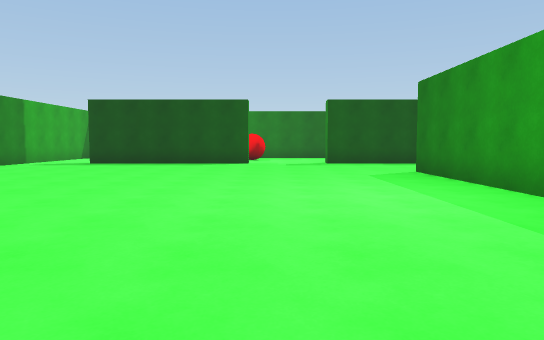
[1] (above)

19 first-person views from a walk through a scene from a Unity 3-D project. The camera is 1.3 m above the floor, tilts 4° down and sees 70° across. The floor is counted in squares, 2 m on a side. Each view is taken from the middle of a square. On the plan, view 1 faces up. The plan holds only what a view shows up to about 11 squares ahead; the rest is blank. The player character is not drawn.

[2]
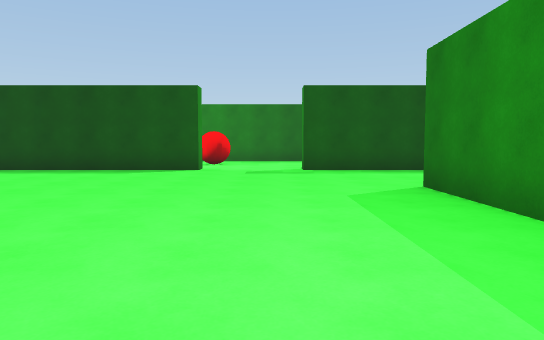

[3]
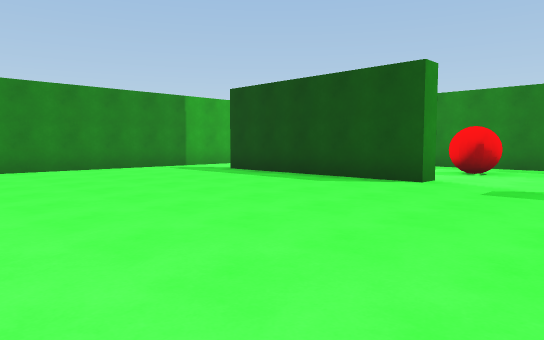

[4]
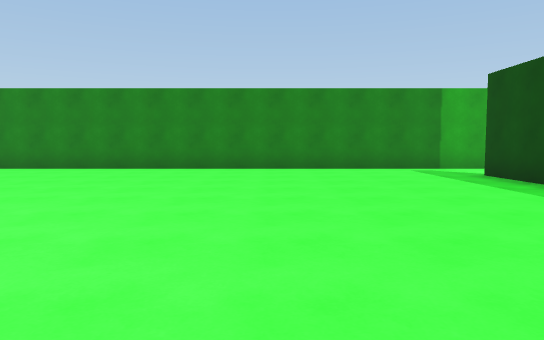

[5]
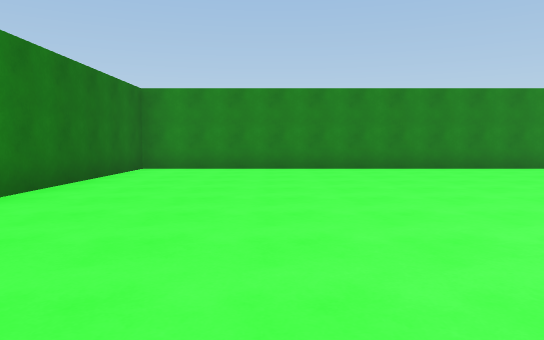

[6]
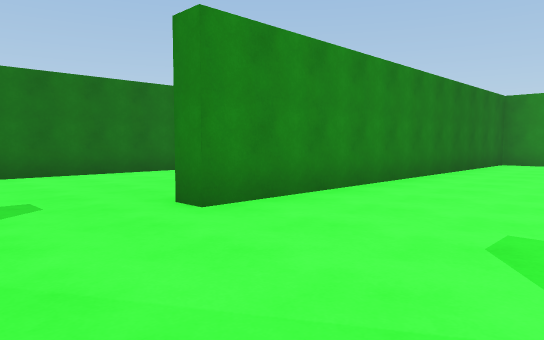

[7]
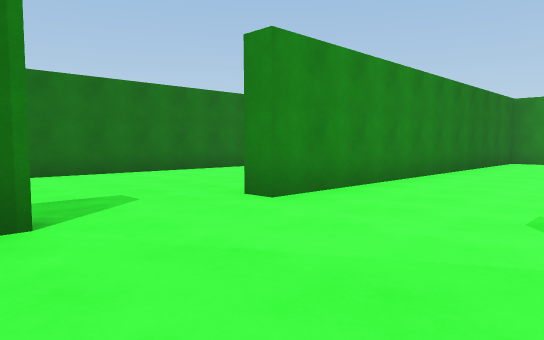

[8]
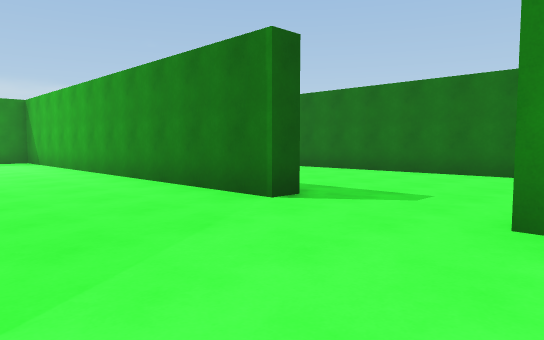

[9]
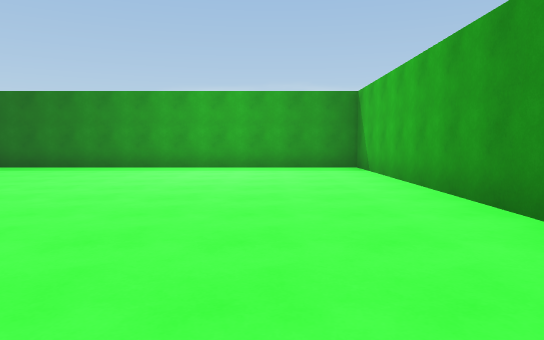

[10]
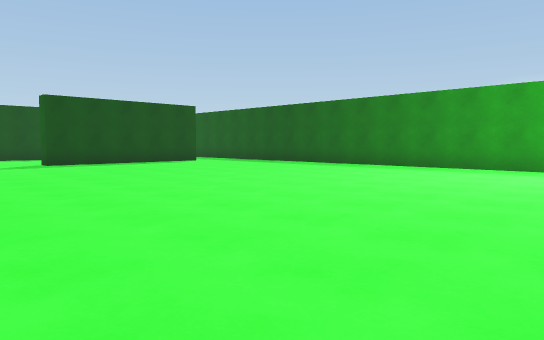

[11]
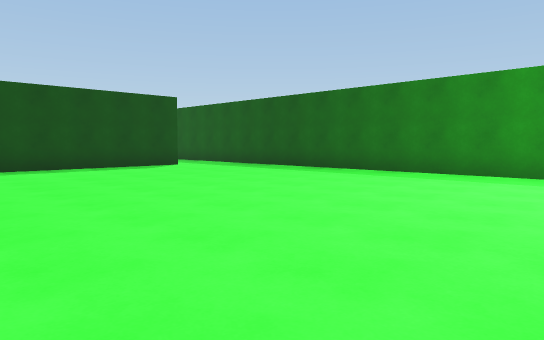

[12]
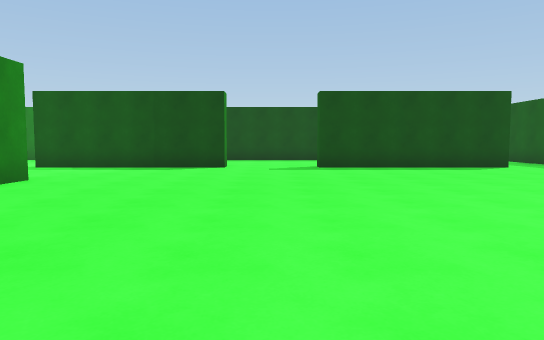

[13]
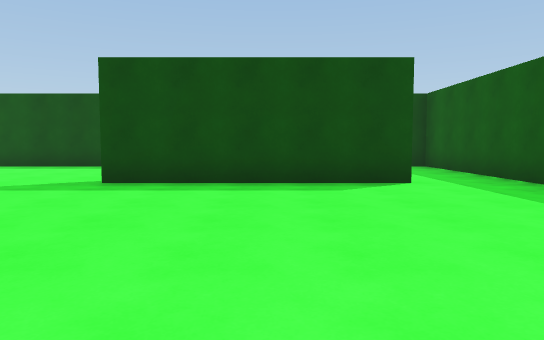

[14]
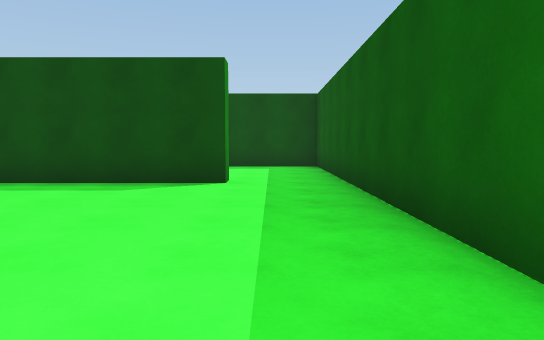

[15]
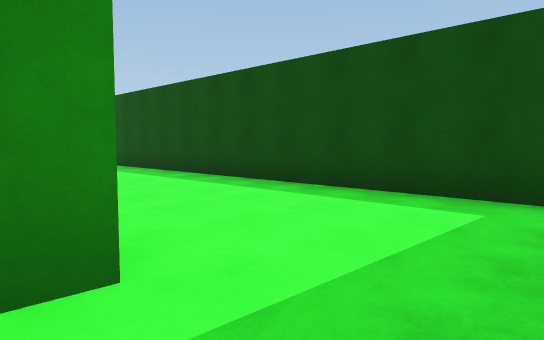

[16]
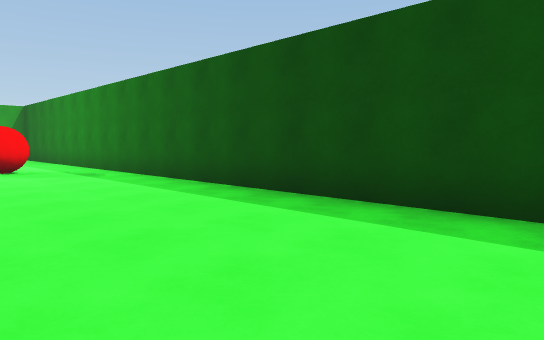

[17]
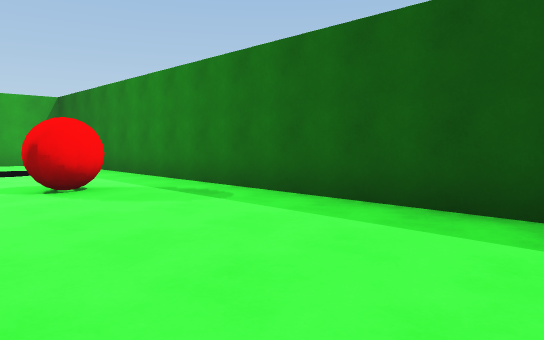

[18]
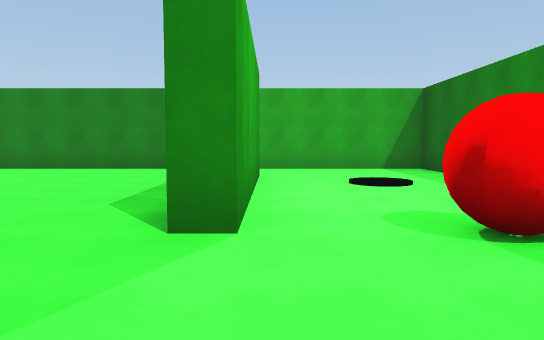

[19]
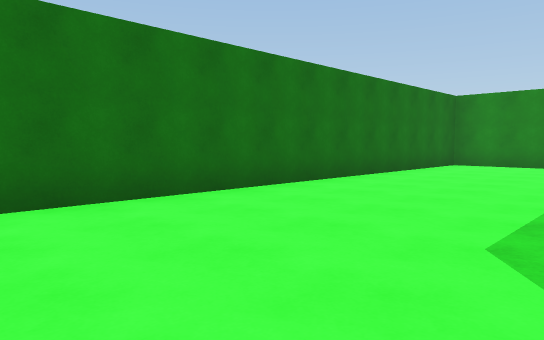

### Floor plan
Points are (right, up) in squares from view 1. A wall is a line through its corners. A room is listed if a view was taken in it or the views show most of it. See-through windows are left out.
Room 1 (views 1, 2, 3, 4, 5, 6, 7, 8, 9, 10, 11, 12, 13, 14, 15, 16, 17, 18, 19)
walls: (3.3, 4.6) (3.3, 8.8); (3.8, 8.8) (3.8, 8); (5.2, -2.8) (5.2, -2.2) (16.3, -2.2) (16.3, 16.8) (-7.7, 16.8) (-7.7, -2.2) (2.7, -2.2) (2.7, -2.8); (6.8, 12.8) (6.8, 12.3) (1.8, 12.3) (1.8, 12.8); (14.3, 12.9) (14.3, 12.3) (9.2, 12.3); (-5.6, 12.8) (-0.7, 12.8) (-0.7, 12.3) (-5.8, 12.3); (-7.7, -5) (-7.7, -6.9); (-7.4, -7.2) (9.2, -7.2)
objects: red ball (-1, 15)

Positions as (right, up) in squares from view 1, and headings:
1: (0, 0), facing up
2: (1, 3), facing up
3: (2, 6), facing up-left
4: (2, 8), facing left
5: (2, 1), facing left
6: (5, 1), facing down-left
7: (6, 1), facing down-left
8: (2, 1), facing down-right
9: (6, 0), facing right
10: (6, 0), facing up-right
11: (8, 2), facing up-right
12: (8, 2), facing up
13: (12, 6), facing up
14: (15, 6), facing up
15: (16, 12), facing up-left
16: (9, 13), facing up-left
17: (5, 13), facing up-left
18: (2, 13), facing left
19: (4, -3), facing down-left
